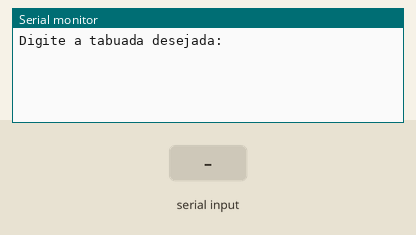
Bench run of a sketch on a simulated Arduino Uno, built with avr-gcc and run on an emulated ATmega328P. Shown: the last lines printed to the serial monitor. The inputs (shaded band) are chosen by the test bench.

Above: at 1.2 s.
1.3 s: "90,45\n" received over Serial
At 2.4 s:
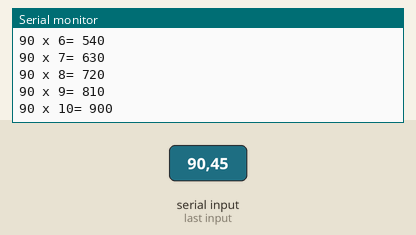
2.8 s: "30,150\n" received over Serial
At 3.7 s:
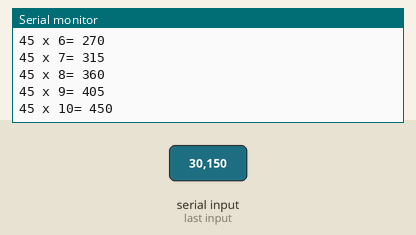
Timing chart, 0 to 5.8 s (numbered marks = the images above; inputs shaded):
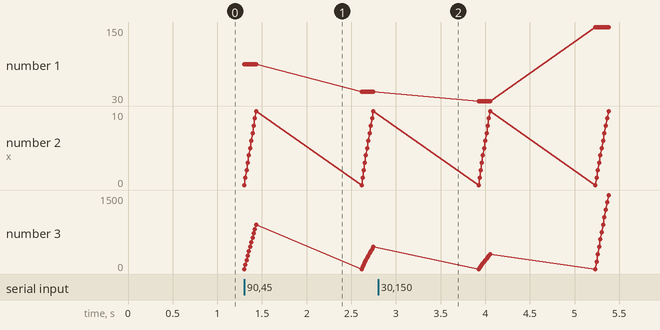

The sketch:

tabuada1.ino
```cpp
// Variaveis
int n1 = 0;
int res;

void setup()
{
  Serial.begin(9600);
}

void loop()
{
  Serial.println ("Digite a tabuada desejada: ");//pergunta
  while(! Serial.available() );//espera o usuario digitar/dar um <Enter>
  n1 = Serial.parseInt();//resposta do usario
  Serial.read(); // limpa o buffer


  for(int contador = 0; contador <= 10; contador++){
    res = (n1 * contador);
    Serial.println(String(n1) + " x " + String(contador) + "= " + String(res));
  }
  delay (1200);
  Serial.println();
}
```

Measured:
- after the input at 1.3 s, the serial monitor: prints a new line at once (image 1)
- plotted number 1: 45 → 150 after the input at 2.8 s
- plotted number 3: 450 → 1500 after the input at 2.8 s
